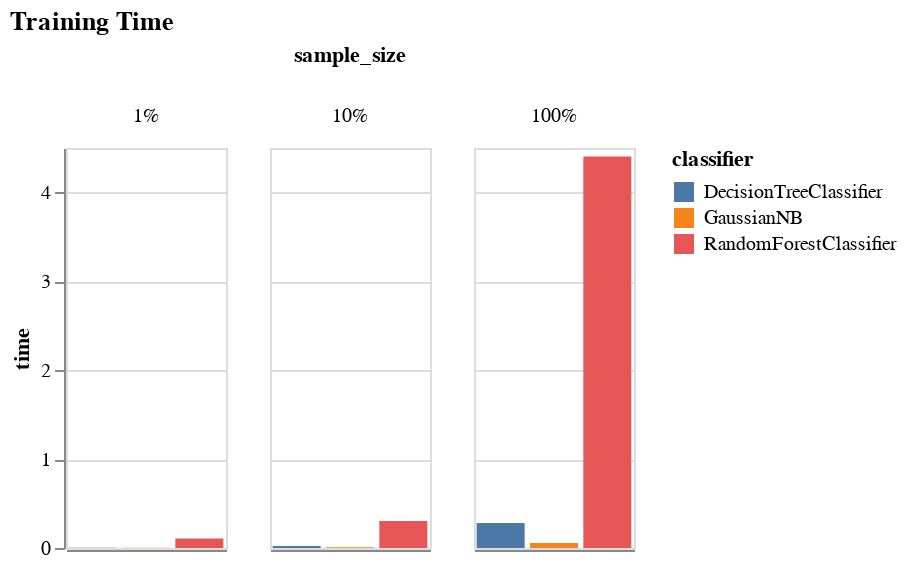
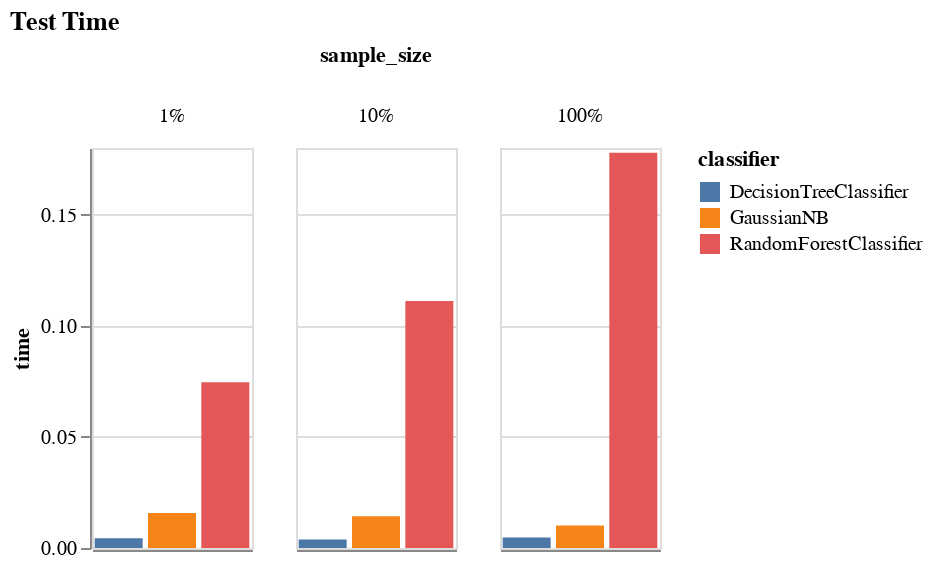
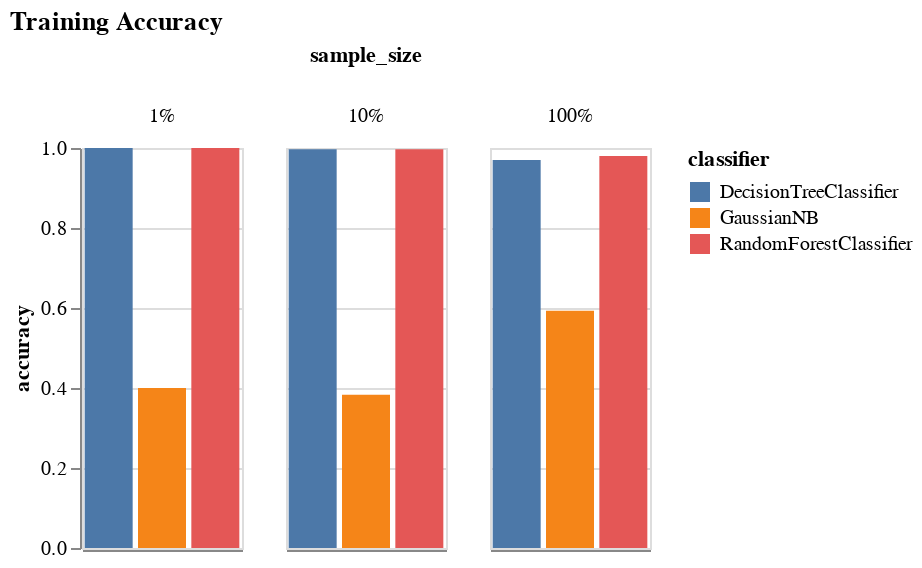
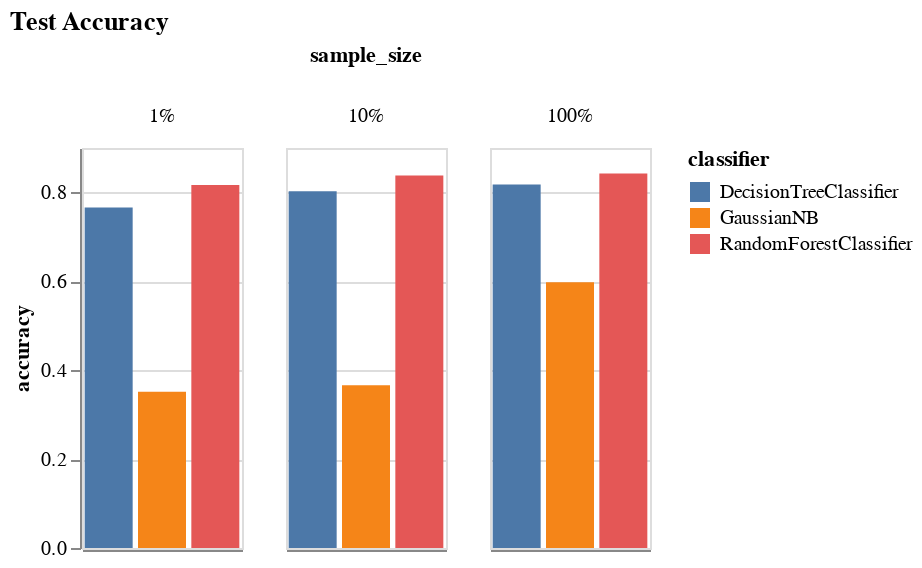

The notebook cell these images were saved under, in order:
### Code cell
chart_df(results_train_df, 'time', 'classifier', 'sample_size', 'Training Time')
chart_df(results_test_df, 'time', 'classifier', 'sample_size', 'Test Time')

chart_df(results_train_df, 'accuracy', 'classifier', 'sample_size', 'Training Accuracy')
chart_df(results_test_df, 'accuracy', 'classifier', 'sample_size', 'Test Accuracy')

chart_df(results_train_df, 'f_score', 'classifier', 'sample_size', 'Training F-Score')
chart_df(results_test_df, 'f_score', 'classifier', 'sample_size', 'Test F-Score')

### Figure 1 — Vega-Lite specification as saved in the notebook (floating-point values rounded to 4 significant figures)
{"config": {"view": {"continuousWidth": 400, "continuousHeight": 300}}, "data": {"name": "data-7ee770102d5f99497041a06769d569e5"}, "mark": "bar", "encoding": {"color": {"type": "nominal", "field": "classifier"}, "column": {"type": "nominal", "field": "sample_size"}, "x": {"type": "nominal", "axis": {"labels": false, "ticks": false, "title": ""}, "field": "classifier"}, "y": {"type": "quantitative", "field": "time"}}, "height": 200, "title": "Training Time", "width": 80, "$schema": "https://vega.github.io/schema/vega-lite/v4.8.1.json", "datasets": {"data-7ee770102d5f99497041a06769d569e5": [{"classifier": "GaussianNB", "sample_size": "1%", "time": 0.00259, "accuracy": 0.4, "f_score": 0.3333}, {"classifier": "GaussianNB", "sample_size": "10%", "time": 0.008225, "accuracy": 0.3833, "f_score": 0.3251}, {"classifier": "GaussianNB", "sample_size": "100%", "time": 0.05583, "accuracy": 0.5933, "f_score": 0.4125}, {"classifier": "DecisionTreeClassifier", "sample_size": "1%", "time": 0.003537, "accuracy": 1.0, "f_score": 1.0}, {"classifier": "DecisionTreeClassifier", "sample_size": "10%", "time": 0.02146, "accuracy": 0.9967, "f_score": 0.9972}, {"classifier": "DecisionTreeClassifier", "sample_size": "100%", "time": 0.2804, "accuracy": 0.97, "f_score": 0.9639}, {"classifier": "RandomForestClassifier", "sample_size": "1%", "time": 0.1066, "accuracy": 1.0, "f_score": 1.0}, {"classifier": "RandomForestClassifier", "sample_size": "10%", "time": 0.3034, "accuracy": 0.9967, "f_score": 0.9972}, {"classifier": "RandomForestClassifier", "sample_size": "100%", "time": 4.405, "accuracy": 0.98, "f_score": 0.9738}]}}

### Figure 2 — Vega-Lite specification as saved in the notebook (floating-point values rounded to 4 significant figures)
{"config": {"view": {"continuousWidth": 400, "continuousHeight": 300}}, "data": {"name": "data-84c028c2d06e1e44d29440174a094145"}, "mark": "bar", "encoding": {"color": {"type": "nominal", "field": "classifier"}, "column": {"type": "nominal", "field": "sample_size"}, "x": {"type": "nominal", "axis": {"labels": false, "ticks": false, "title": ""}, "field": "classifier"}, "y": {"type": "quantitative", "field": "time"}}, "height": 200, "title": "Test Time", "width": 80, "$schema": "https://vega.github.io/schema/vega-lite/v4.8.1.json", "datasets": {"data-84c028c2d06e1e44d29440174a094145": [{"classifier": "GaussianNB", "sample_size": "1%", "time": 0.01578, "accuracy": 0.3518, "f_score": 0.3101}, {"classifier": "GaussianNB", "sample_size": "10%", "time": 0.0143, "accuracy": 0.3661, "f_score": 0.3203}, {"classifier": "GaussianNB", "sample_size": "100%", "time": 0.01018, "accuracy": 0.5977, "f_score": 0.4209}, {"classifier": "DecisionTreeClassifier", "sample_size": "1%", "time": 0.004414, "accuracy": 0.7663, "f_score": 0.5255}, {"classifier": "DecisionTreeClassifier", "sample_size": "10%", "time": 0.003873, "accuracy": 0.8025, "f_score": 0.5961}, {"classifier": "DecisionTreeClassifier", "sample_size": "100%", "time": 0.004729, "accuracy": 0.8179, "f_score": 0.6266}, {"classifier": "RandomForestClassifier", "sample_size": "1%", "time": 0.07453, "accuracy": 0.8165, "f_score": 0.6233}, {"classifier": "RandomForestClassifier", "sample_size": "10%", "time": 0.1112, "accuracy": 0.838, "f_score": 0.6744}, {"classifier": "RandomForestClassifier", "sample_size": "100%", "time": 0.1778, "accuracy": 0.8423, "f_score": 0.6809}]}}

### Figure 3 — Vega-Lite specification as saved in the notebook (floating-point values rounded to 4 significant figures)
{"config": {"view": {"continuousWidth": 400, "continuousHeight": 300}}, "data": {"name": "data-7ee770102d5f99497041a06769d569e5"}, "mark": "bar", "encoding": {"color": {"type": "nominal", "field": "classifier"}, "column": {"type": "nominal", "field": "sample_size"}, "x": {"type": "nominal", "axis": {"labels": false, "ticks": false, "title": ""}, "field": "classifier"}, "y": {"type": "quantitative", "field": "accuracy"}}, "height": 200, "title": "Training Accuracy", "width": 80, "$schema": "https://vega.github.io/schema/vega-lite/v4.8.1.json", "datasets": {"data-7ee770102d5f99497041a06769d569e5": [{"classifier": "GaussianNB", "sample_size": "1%", "time": 0.00259, "accuracy": 0.4, "f_score": 0.3333}, {"classifier": "GaussianNB", "sample_size": "10%", "time": 0.008225, "accuracy": 0.3833, "f_score": 0.3251}, {"classifier": "GaussianNB", "sample_size": "100%", "time": 0.05583, "accuracy": 0.5933, "f_score": 0.4125}, {"classifier": "DecisionTreeClassifier", "sample_size": "1%", "time": 0.003537, "accuracy": 1.0, "f_score": 1.0}, {"classifier": "DecisionTreeClassifier", "sample_size": "10%", "time": 0.02146, "accuracy": 0.9967, "f_score": 0.9972}, {"classifier": "DecisionTreeClassifier", "sample_size": "100%", "time": 0.2804, "accuracy": 0.97, "f_score": 0.9639}, {"classifier": "RandomForestClassifier", "sample_size": "1%", "time": 0.1066, "accuracy": 1.0, "f_score": 1.0}, {"classifier": "RandomForestClassifier", "sample_size": "10%", "time": 0.3034, "accuracy": 0.9967, "f_score": 0.9972}, {"classifier": "RandomForestClassifier", "sample_size": "100%", "time": 4.405, "accuracy": 0.98, "f_score": 0.9738}]}}

### Figure 4 — Vega-Lite specification as saved in the notebook (floating-point values rounded to 4 significant figures)
{"config": {"view": {"continuousWidth": 400, "continuousHeight": 300}}, "data": {"name": "data-84c028c2d06e1e44d29440174a094145"}, "mark": "bar", "encoding": {"color": {"type": "nominal", "field": "classifier"}, "column": {"type": "nominal", "field": "sample_size"}, "x": {"type": "nominal", "axis": {"labels": false, "ticks": false, "title": ""}, "field": "classifier"}, "y": {"type": "quantitative", "field": "accuracy"}}, "height": 200, "title": "Test Accuracy", "width": 80, "$schema": "https://vega.github.io/schema/vega-lite/v4.8.1.json", "datasets": {"data-84c028c2d06e1e44d29440174a094145": [{"classifier": "GaussianNB", "sample_size": "1%", "time": 0.01578, "accuracy": 0.3518, "f_score": 0.3101}, {"classifier": "GaussianNB", "sample_size": "10%", "time": 0.0143, "accuracy": 0.3661, "f_score": 0.3203}, {"classifier": "GaussianNB", "sample_size": "100%", "time": 0.01018, "accuracy": 0.5977, "f_score": 0.4209}, {"classifier": "DecisionTreeClassifier", "sample_size": "1%", "time": 0.004414, "accuracy": 0.7663, "f_score": 0.5255}, {"classifier": "DecisionTreeClassifier", "sample_size": "10%", "time": 0.003873, "accuracy": 0.8025, "f_score": 0.5961}, {"classifier": "DecisionTreeClassifier", "sample_size": "100%", "time": 0.004729, "accuracy": 0.8179, "f_score": 0.6266}, {"classifier": "RandomForestClassifier", "sample_size": "1%", "time": 0.07453, "accuracy": 0.8165, "f_score": 0.6233}, {"classifier": "RandomForestClassifier", "sample_size": "10%", "time": 0.1112, "accuracy": 0.838, "f_score": 0.6744}, {"classifier": "RandomForestClassifier", "sample_size": "100%", "time": 0.1778, "accuracy": 0.8423, "f_score": 0.6809}]}}
